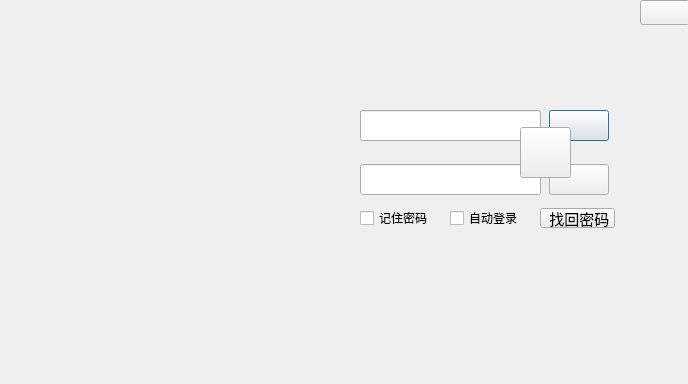
<?xml version="1.0" encoding="UTF-8"?>
<ui version="4.0">
 <class>Login</class>
 <widget class="QDialog" name="Login">
  <property name="geometry">
   <rect>
    <x>0</x>
    <y>0</y>
    <width>688</width>
    <height>384</height>
   </rect>
  </property>
  <property name="windowTitle">
   <string>登录</string>
  </property>
  <widget class="QLabel" name="background">
   <property name="geometry">
    <rect>
     <x>0</x>
     <y>0</y>
     <width>688</width>
     <height>384</height>
    </rect>
   </property>
   <property name="text">
    <string/>
   </property>
  </widget>
  <widget class="QPushButton" name="close">
   <property name="geometry">
    <rect>
     <x>549</x>
     <y>110</y>
     <width>60</width>
     <height>31</height>
    </rect>
   </property>
   <property name="toolTip">
    <string>退出</string>
   </property>
   <property name="text">
    <string/>
   </property>
  </widget>
  <widget class="QLabel" name="login_background">
   <property name="geometry">
    <rect>
     <x>300</x>
     <y>90</y>
     <width>341</width>
     <height>171</height>
    </rect>
   </property>
   <property name="styleSheet">
    <string notr="true"/>
   </property>
   <property name="text">
    <string/>
   </property>
  </widget>
  <widget class="QLineEdit" name="user_name">
   <property name="geometry">
    <rect>
     <x>360</x>
     <y>110</y>
     <width>181</width>
     <height>31</height>
    </rect>
   </property>
   <property name="font">
    <font>
     <pointsize>11</pointsize>
     <weight>75</weight>
     <bold>true</bold>
    </font>
   </property>
   <property name="cursor">
    <cursorShape>IBeamCursor</cursorShape>
   </property>
   <property name="styleSheet">
    <string notr="true"/>
   </property>
   <property name="inputMask">
    <string/>
   </property>
   <property name="text">
    <string/>
   </property>
  </widget>
  <widget class="QLineEdit" name="user_password">
   <property name="geometry">
    <rect>
     <x>360</x>
     <y>164</y>
     <width>181</width>
     <height>31</height>
    </rect>
   </property>
   <property name="styleSheet">
    <string notr="true"/>
   </property>
   <property name="echoMode">
    <enum>QLineEdit::Password</enum>
   </property>
  </widget>
  <widget class="QPushButton" name="enter">
   <property name="geometry">
    <rect>
     <x>520</x>
     <y>127</y>
     <width>51</width>
     <height>51</height>
    </rect>
   </property>
   <property name="toolTip">
    <string>登录</string>
   </property>
   <property name="styleSheet">
    <string notr="true"/>
   </property>
   <property name="text">
    <string/>
   </property>
  </widget>
  <widget class="QCheckBox" name="remember">
   <property name="geometry">
    <rect>
     <x>360</x>
     <y>210</y>
     <width>81</width>
     <height>16</height>
    </rect>
   </property>
   <property name="styleSheet">
    <string notr="true">font: 75 11pt &quot;隶书&quot;;</string>
   </property>
   <property name="text">
    <string>记住密码</string>
   </property>
   <property name="tristate">
    <bool>false</bool>
   </property>
  </widget>
  <widget class="QCheckBox" name="automatic">
   <property name="geometry">
    <rect>
     <x>450</x>
     <y>210</y>
     <width>81</width>
     <height>16</height>
    </rect>
   </property>
   <property name="styleSheet">
    <string notr="true">font: 75 11pt &quot;隶书&quot;;</string>
   </property>
   <property name="text">
    <string>自动登录</string>
   </property>
  </widget>
  <widget class="QLabel" name="timedata">
   <property name="geometry">
    <rect>
     <x>380</x>
     <y>230</y>
     <width>161</width>
     <height>21</height>
    </rect>
   </property>
   <property name="text">
    <string/>
   </property>
  </widget>
  <widget class="QPushButton" name="regist">
   <property name="geometry">
    <rect>
     <x>549</x>
     <y>164</y>
     <width>60</width>
     <height>31</height>
    </rect>
   </property>
   <property name="toolTip">
    <string>注册</string>
   </property>
   <property name="text">
    <string/>
   </property>
  </widget>
  <widget class="QLabel" name="user1">
   <property name="geometry">
    <rect>
     <x>320</x>
     <y>110</y>
     <width>26</width>
     <height>26</height>
    </rect>
   </property>
   <property name="text">
    <string/>
   </property>
  </widget>
  <widget class="QLabel" name="user2">
   <property name="geometry">
    <rect>
     <x>320</x>
     <y>162</y>
     <width>26</width>
     <height>26</height>
    </rect>
   </property>
   <property name="text">
    <string/>
   </property>
  </widget>
  <widget class="QLabel" name="baby">
   <property name="geometry">
    <rect>
     <x>40</x>
     <y>60</y>
     <width>240</width>
     <height>240</height>
    </rect>
   </property>
   <property name="text">
    <string/>
   </property>
  </widget>
  <widget class="QPushButton" name="ferget">
   <property name="geometry">
    <rect>
     <x>540</x>
     <y>208</y>
     <width>75</width>
     <height>20</height>
    </rect>
   </property>
   <property name="font">
    <font>
     <family>隶书</family>
     <pointsize>11</pointsize>
     <weight>9</weight>
     <italic>false</italic>
     <bold>false</bold>
    </font>
   </property>
   <property name="styleSheet">
    <string notr="true">font: 75 11pt &quot;隶书&quot;;</string>
   </property>
   <property name="text">
    <string> 找回密码</string>
   </property>
  </widget>
  <widget class="QPushButton" name="close1">
   <property name="geometry">
    <rect>
     <x>640</x>
     <y>0</y>
     <width>50</width>
     <height>25</height>
    </rect>
   </property>
   <property name="text">
    <string/>
   </property>
  </widget>
  <zorder>background</zorder>
  <zorder>login_background</zorder>
  <zorder>close</zorder>
  <zorder>user_name</zorder>
  <zorder>user_password</zorder>
  <zorder>remember</zorder>
  <zorder>automatic</zorder>
  <zorder>timedata</zorder>
  <zorder>regist</zorder>
  <zorder>enter</zorder>
  <zorder>user1</zorder>
  <zorder>user2</zorder>
  <zorder>baby</zorder>
  <zorder>ferget</zorder>
  <zorder>close1</zorder>
 </widget>
 <resources/>
 <connections/>
</ui>
